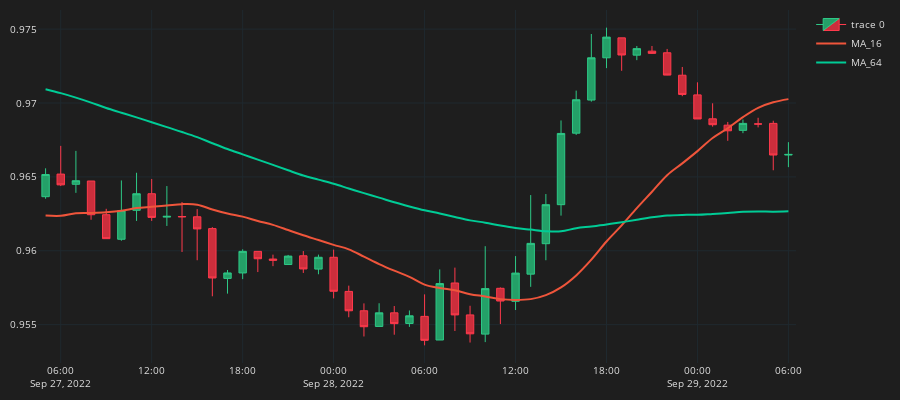

Notebook code cell kept with this figure:
### Code cell
fig = go.Figure()
fig.add_trace(go.Candlestick(
    x = df_plot.time, open = df_plot.mid_o, high = df_plot.mid_h, low = df_plot.mid_l, close = df_plot.mid_c,
    line=dict(width=1), opacity=1,
    increasing_fillcolor="#24A068",
    decreasing_fillcolor="#CC2E3C",
    increasing_line_color="#2EC886",
    decreasing_line_color="#FF3A4C"
)) 
for ma in ma_list:
    col=f"MA_{ma}"
    fig.add_trace(go.Scatter(x=df_plot.time, 
                             y=df_plot[col], 
                            line=dict(width=2),
                            line_shape='spline', 
                            name=col))
fig.update_layout(width=900, height=400, 
                  margin=dict(l=10, r=10, b=10, t=10),
                  font=dict(size=10, color="#e1e1e1"),
                  paper_bgcolor="#1e1e1e",
                  plot_bgcolor="#1e1e1e")
fig.update_xaxes(
    gridcolor="#1f292f",
    showgrid=True, fixedrange=True, rangeslider=dict(visible=False)
)
fig.update_yaxes(
    gridcolor="#1f292f",
    showgrid=True
)
fig.show()
